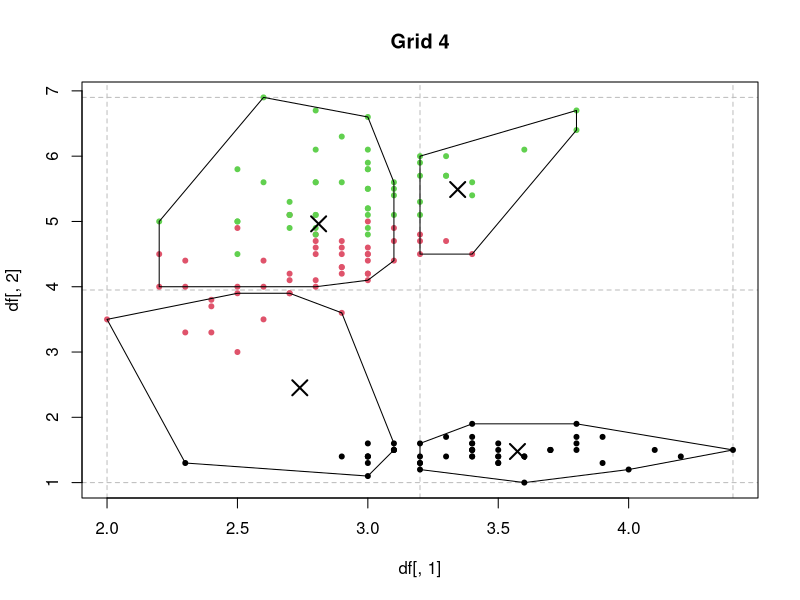
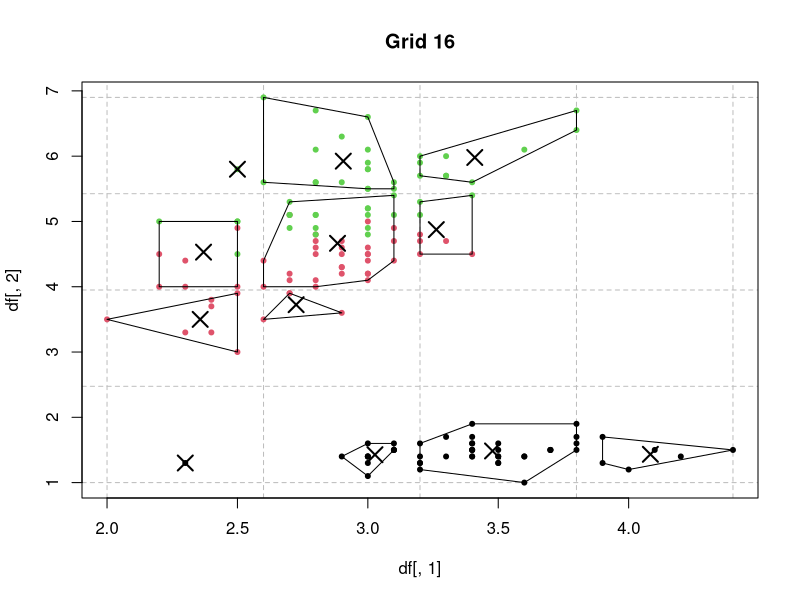
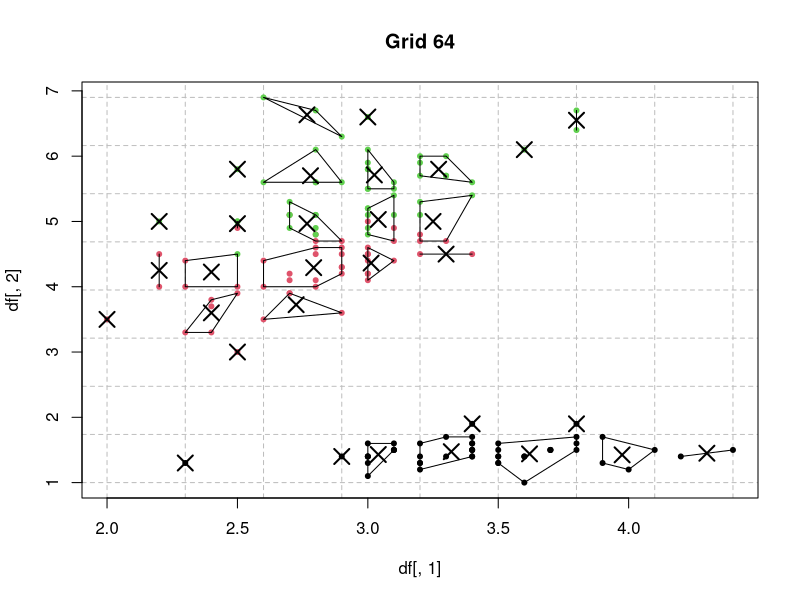
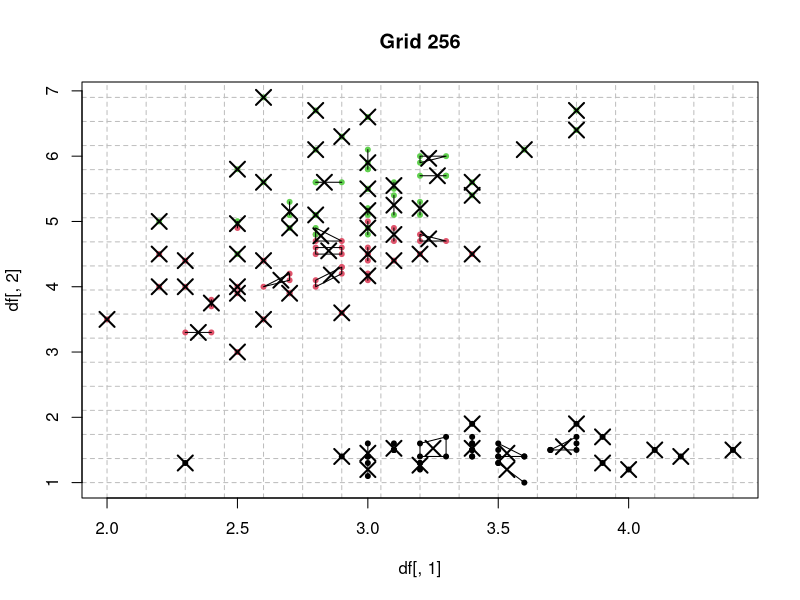

The R source for these figures, in order:
# draft
# source("../Rfunctions/Rfunctions.R")
cat('\014')
library(ggplot2)
library(deldir)
df = data.frame(v1 = runif(100, 0, 2),
                v2 = runif(100, 0, 3))


# Working examples --------------------------------------------------------

# df0 =  read.csv('dkpol1.csv')
# df0$textlength = nchar(as.character(df0$text))
# resp = factor(df0$screen_name)
# df0 = df0[df0$screen_name %in% names(sort(c(table(resp)), decreasing = T)[1:8]),]
# resp = factor(df0$screen_name)
# df = df0[,sapply(df0, is.numeric)]


df = iris[,2:3]
resp = iris$Species

# df = ToothGrowth[,c(1,3)]
# resp = ToothGrowth$supp

ncubes = 4
Ngroups = 2 #length(unique(resp))
plt = T
convhul = T

# functions ---------------------------------------------------------------

my.dist = function(x,y){
  return(sqrt(sum((x-y)^2)))
}

rec.grid = function(a,x){
  # a is list of ranges for each variable
  out = seq(a[1], a[length(a)], len = 2^x + 1)
  return(out)
}

in.interval = function(x, y){
  # x data, y = interval
  # return(cbind(x, findInterval(x, y)))
  return(findInterval(x, y, rightmost.closed = T))
}

# algorithm ---------------------------------------------------------------


a = lapply(df, range)
cond = T
i = 1
results = result = cm = fake = gridz = list()
newdf = df

for(i in 1:ncubes){
  # i = i + 1
  
  # grid
  a = lapply(a, rec.grid, x = i)
  
  # count
  for(j in 1:ncol(df)){
    fake[[j]] = in.interval(df[,j], a[[j]])
  }
  gridz[[i]] = do.call(paste0, fake)
  names(gridz)[i] = paste0('g', 2^i)
  newdf = cbind(df, do.call(paste0, fake))
  names(newdf)[ncol(newdf)] = 'grp'
  cm[[i]] = aggregate(.~grp, newdf, mean)
  chdata = split(newdf, newdf$grp) # convex hull data
  # plot
  if(plt == T){
    plot(df[,1], df[,2], pch = 20, col = resp, main = paste0('Grid ', 2^(i*2)),
         panel.first = c(abline(v = a[[1]], lty = 2, col = 'grey'),
                         abline(h = a[[2]], lty = 2, col = 'grey'))) #, col = gridz[[i]]
    
    points(cm[[i]][,2], cm[[i]][,3], pch = 4, lwd = 2, cex = 2)
    if(convhul == T){
      ch = lapply(chdata, function(x) chull(x[,1:2]))
      ch = lapply(ch, function(x) ch = c(x, x[1]))
      for(k in 1:length(chdata)){
        lines(chdata[[k]][ch[[k]],1:2])
      }
    }
  }
  

  # evaluate condition
  
  # readline('fesfes')
}
mass = lapply(gridz, table)
finaldf = cbind(df, do.call(cbind.data.frame, gridz))


for(i in 1:ncubes){
  results[[i]] = cbind(mass = as.numeric(mass[[i]]), cm[[i]])
}

result = results[[ncubes]]


# exploration -------------------------------------------------------------

groups = result[result$mass %in% sort(result$mass, decreasing = T)[1:Ngroups],]

# predict -----------------------------------------------------------------

g = list()
for(i in 1:Ngroups){
  cat(paste0('Run ', i, ' of ', Ngroups, '\n'))
  g[[i]] = apply(df, 1, my.dist, y = groups[i,3:(3+ncol(df)- 1)])
}
names(g) = paste0('g', 1:length(g))

prd = do.call(cbind.data.frame, g)

prdctn = apply(prd, 1, which.min)

# cat('\014')
if(is.data.frame(resp)){
  for(i in 1:ncol(resp)){
    print(table(prdctn, resp[,i]))
  }
}
if(!is.data.frame(resp)){
  tbl = table(prdctn, resp)
}
tbl = rbind(tbl, colSums(tbl))
tbl = cbind(tbl, rowSums(tbl))
cat('\014')
tbl


x = kmeans(iris[,1:4], centers = 3)
table(x$cluster, iris$Species)
